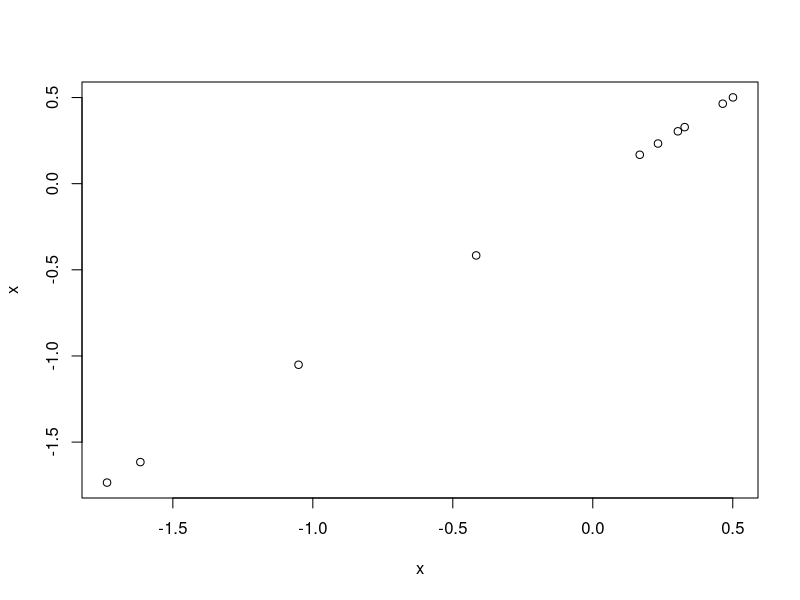

The R source for this figure:
## ---- chunk 1
print('Test1')
options(tibble.width = 120)
## ---- chunk 2
hw <- 2 + 2
hw
## ---- chunk 3
# par(mar = c(5, 4, 1, 2) + 0.1)
# pairs(iris[1:4], pch = 21,
#       bg = c("red", "green3", "blue")[unclass(iris$Species)])
library(ggplot2)
x <- rnorm(10)
plot(x, x)
